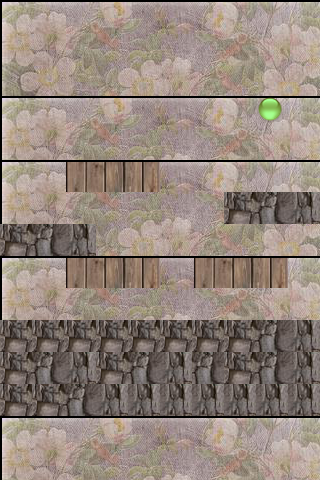

This game map was drawn from its Tiled (.tmx) file and the tilesets committed beside it. A one-line description and the trimmed map source follow:
An orthogonal 10x15 tile map with 32x32 px tiles, 4 tile layers (bgLayer, boxTMXlayer, propslayer, obstaclelayer), 2 tilesets and 3 objects.

<map version="1.0" orientation="orthogonal" width="10" height="15" tilewidth="32" tileheight="32">
 <tileset firstgid="1" name="ballTexture" tilewidth="32" tileheight="32">
  <image source="ballTexture.png" width="64" height="32" />
 </tileset>
 <tileset firstgid="3" name="mapT" tilewidth="32" tileheight="32">
  <image source="mapT.png" width="512" height="512" />
 </tileset>
 <layer name="bgLayer" width="10" height="15">
  <data>[150 cells, 150 non-empty, 30 distinct tile ids]</data>
 </layer>
 <objectgroup name="starLayer" width="10" height="15">
  <object x="100" y="81">
   <ellipse />
  </object>
  <object x="140" y="52">
   <ellipse />
  </object>
  <object x="189" y="80">
   <ellipse />
  </object>
 </objectgroup>
 <layer name="boxTMXlayer" width="10" height="15">
  <data>[150 cells, 9 non-empty, 3 distinct tile ids]</data>
 </layer>
 <layer name="propslayer" width="10" height="15">
  <data>[150 cells, 5 non-empty, 1 distinct tile ids]</data>
 </layer>
 <layer name="obstaclelayer" width="10" height="15">
  <data>[150 cells, 36 non-empty, 3 distinct tile ids]</data>
 </layer>
</map>